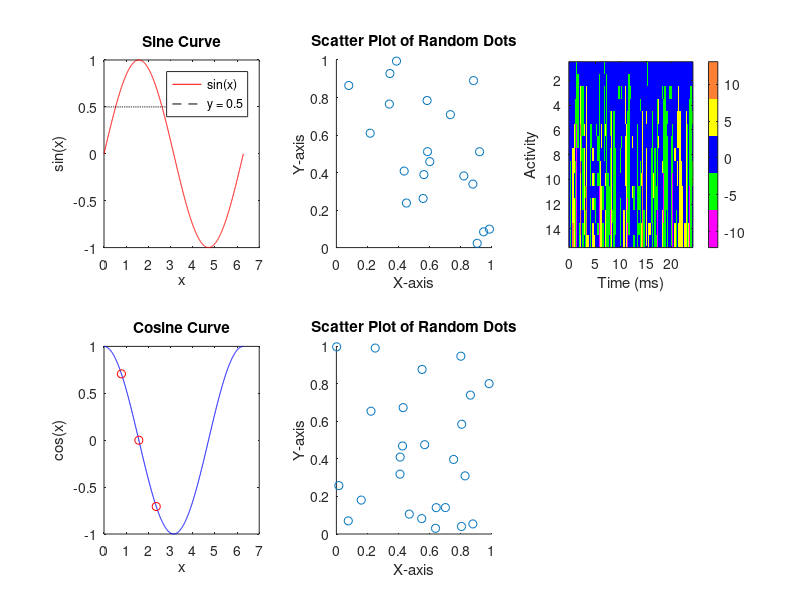

This figure's MATLAB source: (Note: this script raises an error after producing the figure.)
%% uglyPlot

% Define x values
x = linspace(0, 2*pi, 1000);

% Define y values for various functions
y1 = sin(x);
y2 = cos(x);
y3 = tan(x);
y4 = log(x + 1); % Adding 1 to avoid negative values and log(0)
y_cot = cot(x); % Cotangent values

% Create a new figure
figure(2); clf;


%% line plots 
% First subplot: sine curve
subplot(2, 3, 1);
plot(x, y1, 'r'); 
hold on; % Keep the current plot and add new plots to it
plot(x, 0.5*ones(size(x)), 'k--'); % Dashed line at y = 0.5
title('Sine Curve');
xlabel('x');
ylabel('sin(x)');
legend('sin(x)', 'y = 0.5');

% Second subplot: cosine curve
subplot(2, 3, 4);
plot(x, y2, 'b'); 
hold on;
% Sample points
x_points = [pi/4, pi/2, 3*pi/4];
y_points = cos(x_points);
plot(x_points, y_points, 'ro'); % red circles
title('Cosine Curve');
xlabel('x');
ylabel('cos(x)');

% scatter plots

numDots = 20;
subplot(2, 3, 2);
x = rand(numDots, 1); % Random numbers between 0 and 1 for the x-axis
y = rand(numDots, 1); % Random numbers between 0 and 1 for the y-axis
scatter(x, y);
xlabel('X-axis');
ylabel('Y-axis');
title('Scatter Plot of Random Dots');



numDots = 25;
subplot(2, 3, 5);
x = rand(numDots, 1); % Random numbers between 0 and 1 for the x-axis
y = rand(numDots, 1); % Random numbers between 0 and 1 for the y-axis
scatter(x, y);
xlabel('X-axis');
ylabel('Y-axis');
title('Scatter Plot of Random Dots');

%% images 
time = linspace(0, 24, 100); % Time from 0 to 24 hours
activity = cumsum(randn(15, 100)); % Random walk for activity
subplot(2, 3, 3);
uglyColors = [1 0 1; 0 1 0; 0 0 1; 1 1 0; 1 0.5 0.2];
colormap(uglyColors);
imagesc(time, [], activity);
ylabel('Activity');
xlabel('Time (ms)');
c = colorbar;
c.Title.String = 'Zscore';

% Activity plot 
time = linspace(0, 24, 100); % Time from 0 to 24 hours
activity = cumsum(randn(15, 100)).*2; % Random walk for activity
subplot(2, 3, 6);
uglyColors = [1 0 1; 0 1 0; 0 0 1; 1 1 0; 1 0.5 0.2];
colormap(uglyColors);
% Plot the activity data
imagesc(time, [], activity);
ylabel('Activity');
xlabel('Time (ms)');
c2 = colorbar;
c2.Title.String = 'Zscore';

prettify_plot;
